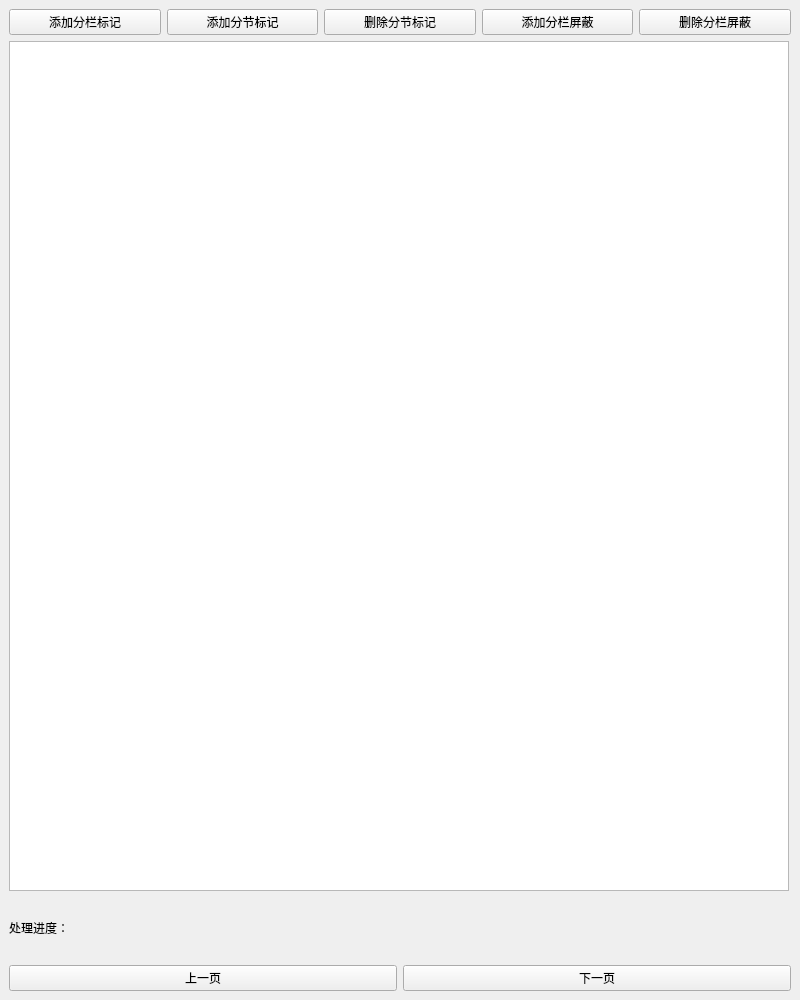
<?xml version="1.0" encoding="UTF-8"?>
<ui version="4.0">
 <class>MainWindow</class>
 <widget class="QMainWindow" name="MainWindow">
  <property name="geometry">
   <rect>
    <x>0</x>
    <y>0</y>
    <width>800</width>
    <height>1000</height>
   </rect>
  </property>
  <property name="minimumSize">
   <size>
    <width>800</width>
    <height>1000</height>
   </size>
  </property>
  <property name="maximumSize">
   <size>
    <width>800</width>
    <height>1000</height>
   </size>
  </property>
  <property name="windowTitle">
   <string>MainWindow</string>
  </property>
  <widget class="QWidget" name="centralwidget">
   <layout class="QVBoxLayout" name="verticalLayout">
    <item>
     <layout class="QHBoxLayout" name="horizontalLayout">
      <item>
       <widget class="QPushButton" name="addColumnBtn">
        <property name="minimumSize">
         <size>
          <width>0</width>
          <height>0</height>
         </size>
        </property>
        <property name="text">
         <string>添加分栏标记</string>
        </property>
       </widget>
      </item>
      <item>
       <widget class="QPushButton" name="addSectionBtn">
        <property name="text">
         <string>添加分节标记</string>
        </property>
       </widget>
      </item>
      <item>
       <widget class="QPushButton" name="deleteSectionBtn">
        <property name="text">
         <string>删除分节标记</string>
        </property>
       </widget>
      </item>
      <item>
       <widget class="QPushButton" name="addBanBtn">
        <property name="text">
         <string>添加分栏屏蔽</string>
        </property>
       </widget>
      </item>
      <item>
       <widget class="QPushButton" name="deleteBanBtn">
        <property name="text">
         <string>删除分栏屏蔽</string>
        </property>
       </widget>
      </item>
     </layout>
    </item>
    <item>
     <widget class="QGraphicsView" name="graphicsView">
      <property name="minimumSize">
       <size>
        <width>8</width>
        <height>100</height>
       </size>
      </property>
      <property name="maximumSize">
       <size>
        <width>780</width>
        <height>850</height>
       </size>
      </property>
     </widget>
    </item>
    <item>
     <widget class="QLabel" name="label">
      <property name="text">
       <string>处理进度：</string>
      </property>
     </widget>
    </item>
    <item>
     <layout class="QHBoxLayout" name="horizontalLayout_2">
      <item>
       <widget class="QPushButton" name="prevPageBtn">
        <property name="text">
         <string>上一页</string>
        </property>
       </widget>
      </item>
      <item>
       <widget class="QPushButton" name="nextPageBtn">
        <property name="text">
         <string>下一页</string>
        </property>
       </widget>
      </item>
     </layout>
    </item>
   </layout>
  </widget>
 </widget>
 <resources/>
 <connections/>
</ui>
